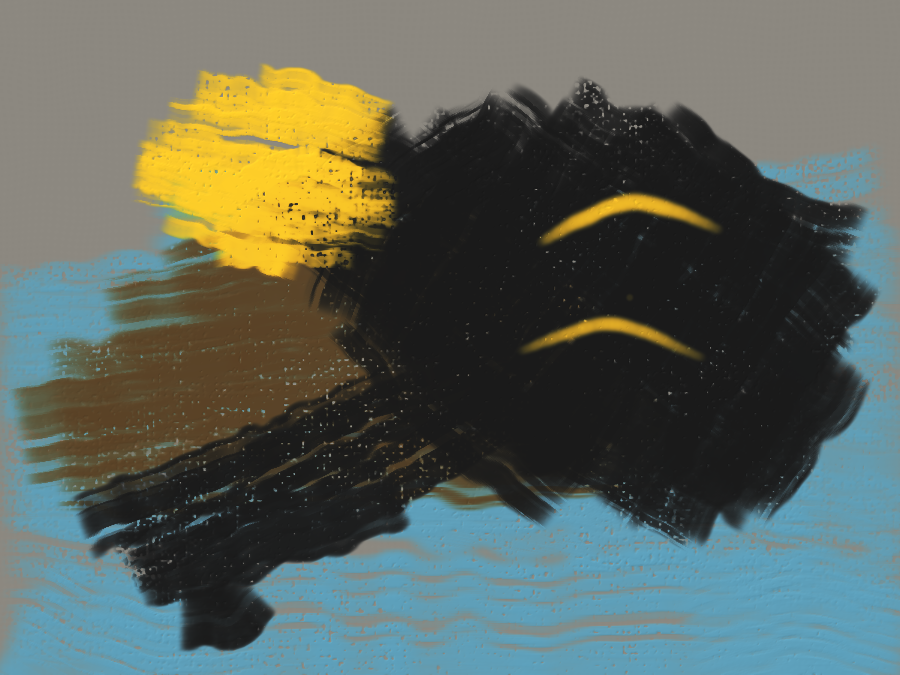
#> input picture m8b/before.png, 900 x 675 px, found by its file name; the run also reads 1 picture not shown here
$ python repaint.py --compare before.png after.png sheet.png
#> lines starting #> are read from the running program, lines starting #| are printed output that depends on the picture
"""Repaint a real painting, stroke for stroke, with whatever engine is installed.

M7 changes every mark, so the brief says to judge it on the sampler *and* on a real
painting. This replays the M6 headline run's own scripts -- `rehearsal3/pass/`, the
295-stroke mug -- against the current source tree, so the same 295 marks can be
looked at before and after the change.

    python m7/repaint.py out.png            # the copy
    python m7/repaint.py out.png --own      # the unprompted painting
    python m7/repaint.py --compare before.png after.png sheet.png

The reference photograph is not in the repo (it was a file on the painter's own
machine), so every `look`/`compare`/`preview`/`rehearse` call that wants one is
served without it. Nothing about the strokes depends on the reference: those calls
only draw pictures for the painter to read.
"""

from __future__ import annotations

import sys
from pathlib import Path

import easel
from easel.session import Session

REPO = Path(__file__).resolve().parents[1]
PASS = REPO / "rehearsal3" / "pass"

#: The session the `pass` run painted on. Its `.easel` state file was not kept, so
#: the size and ground come from its LOG.md (1200x900; `umber_wash`, chosen after
#: the first canvas was thrown away -- gap 2) and the texture and seed are the pair
#: that reproduce `copy_final.png` most closely of the eighteen tried, at an RMS of
#: 3.4 levels out of 255. Every combination was within 3.4-4.7, so this is the best
#: guess and not a certainty; what matters here is that the same 295 marks are
#: painted on the same surface by both engines.
CANVAS = dict(width=1200, height=900, texture="linen", ground="umber_wash", seed=11)

#: Its scripts, in the order they were run. `c9_probe2` and `probe_*` are probes,
#: not passes, and are left out -- they painted on a copy or on their own canvas.
COPY_SCRIPTS = ["c1_draw", "c2_fixdraw", "c3_draw", "c4_table", "c5_shadow", "c6_mug",
                "c7_mugfix", "c8_rehearse", "c9_cup", "c10_fix", "c11_repair",
                "c12_finish", "c13_last", "c14_head"]
OWN_SCRIPTS = ["o1_draw", "o2_sky", "o3_land", "o4_finish", "o5_last"]


def _without_reference(method):
    """Serve a look/compare/preview/rehearse that asks for a photograph we do not have."""
    def wrapper(self, *args, **kwargs):
        kwargs.pop("reference", None)
        args = tuple(a for a in args if not (isinstance(a, str) and a.endswith(".jpg")))
        try:
            return method(self, *args, **kwargs)
        except TypeError:
            return None
    wrapper.__wrapped__ = method
    return wrapper


def _serve_the_missing_reference() -> None:
    """Once per process: none of these calls paints anything, they only draw looks."""
    for name in ("look", "preview", "rehearse"):
        method = getattr(Session, name)
        if not hasattr(method, "__wrapped__"):
            setattr(Session, name, _without_reference(method))
    Session.compare = lambda self, *a, **k: None


def run(scripts: list[str], out: Path) -> Session:
    _serve_the_missing_reference()
    s = Session(**CANVAS, timelapse=False, out_dir=REPO / "out" / "m7_looks")
    namespace = {name: getattr(easel, name) for name in easel.__all__}
    namespace.update({"s": s, "session": s, "palette": s.palette,
                      "__name__": "__easel_script__"})
    for name in scripts:
        path = PASS / f"{name}.py"
        code = compile(path.read_text(encoding="utf-8"), str(path), "exec")
        namespace["__file__"] = str(path)
        exec(code, namespace)  # noqa: S102 - replaying the painter's own script is the point
        print(f"  {name:14s} {s.stroke_count:4d} strokes")
    s.export(out)
    print(f"Wrote {out} ({s.stroke_count} strokes)")
    return s


#: What to enlarge underneath the two paintings. The handle, the string and the tag
#: are the round-tip marks in this painting, so they are where pressure now changes
#: the width of what was painted; the rim and the crewmate are its bristle masses.
DETAILS = {"the handle, the string and the tag": (690, 150, 1130, 570),
           "the rim, the tea and the spoon": (330, 40, 770, 460)}
PANEL_H = 520
PAD, LABEL_H, BG, FG = 16, 22, (28, 28, 30), (232, 232, 236)


def compare(before: Path, after: Path, out: Path) -> Path:
    """The two paintings side by side, with the marks that changed enlarged below."""
    from PIL import Image, ImageDraw  # noqa: PLC0415 - only this mode needs it

    pair = [(Image.open(before).convert("RGB"), "BEFORE  (main, before M7)"),
            (Image.open(after).convert("RGB"), "AFTER  (main + M7)")]
    rows = [[(im.resize((round(im.width * PANEL_H / im.height), PANEL_H), Image.LANCZOS),
              f"{label} -- 295 strokes") for im, label in pair]]
    for title, box in DETAILS.items():
        crop_h = PANEL_H - 60
        rows.append([(im.crop(box).resize(
            (round((box[2] - box[0]) * crop_h / (box[3] - box[1])), crop_h), Image.LANCZOS),
            f"{label.split()[0].lower()}: {title}") for im, label in pair])
#> after the loop, rows = 3 items

    width = max(sum(i.width for i, _ in row) + PAD * (len(row) + 1) for row in rows)
#> width = 1434
    height = sum(row[0][0].height + LABEL_H + PAD for row in rows) + PAD
#> height = 1570
    sheet = Image.new("RGB", (width, height), BG)
    draw = ImageDraw.Draw(sheet)
    y = PAD
    for row in rows:
        x = PAD
        for img, label in row:
            draw.text((x, y), label, fill=FG)
            sheet.paste(img, (x, y + LABEL_H))
            x += img.width + PAD
        y += row[0][0].height + LABEL_H + PAD
#> this loop made 3 passes
#> y on passes 1 to 3: 574, 1072, 1570
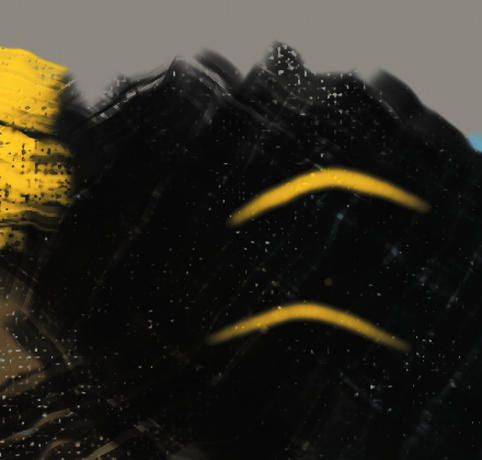
#> img: PIL image 482x460 RGB; mean R, G, B 47.6, 43.9, 34.2
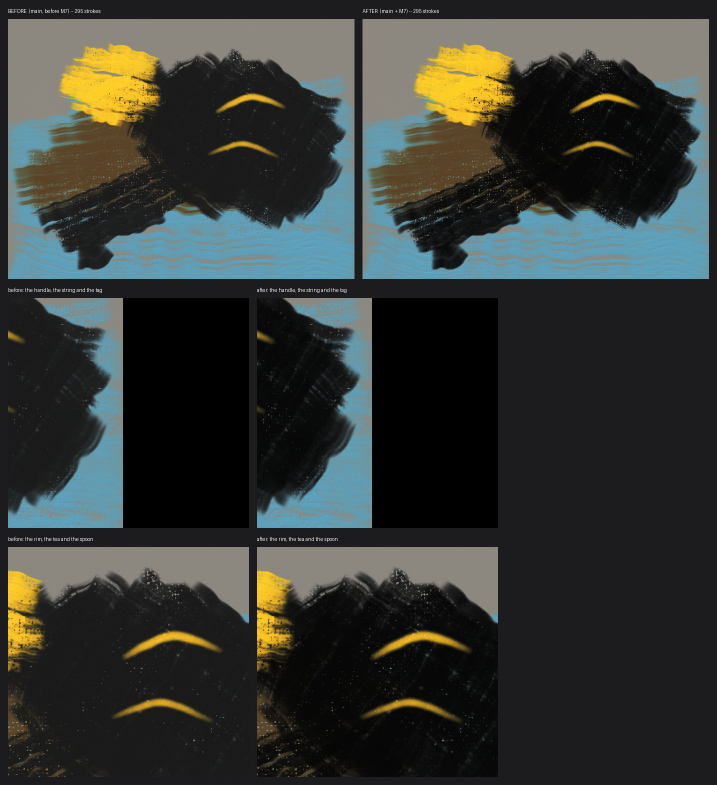
#> sheet: PIL image 1434x1570 RGB (shown at 1/2 size); mean R, G, B 52.7, 56.4, 52.6
#> after the loop, y = 1570
    sheet.save(out)
    return out


def main(argv: list[str]) -> int:
    if argv and argv[0] == "--compare":
        print(f"Wrote {compare(Path(argv[1]), Path(argv[2]), Path(argv[3]))}")
        return 0
    out = Path(argv[0]) if argv else REPO / "m7" / "repaint.png"
    scripts = OWN_SCRIPTS if "--own" in argv else COPY_SCRIPTS
    out.parent.mkdir(parents=True, exist_ok=True)
    run(scripts, out)
    return 0


if __name__ == "__main__":
    raise SystemExit(main(sys.argv[1:]))
#> (the program exits here)
